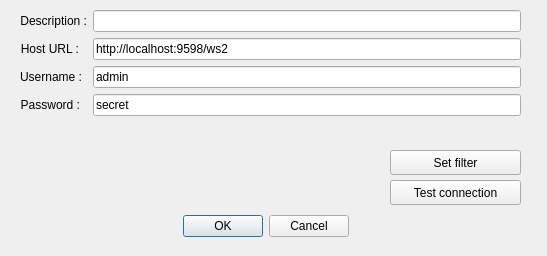
<?xml version="1.0" encoding="UTF-8"?>
<ui version="4.0">
 <class>Dialog</class>
 <widget class="QDialog" name="Dialog">
  <property name="geometry">
   <rect>
    <x>0</x>
    <y>0</y>
    <width>547</width>
    <height>256</height>
   </rect>
  </property>
  <property name="baseSize">
   <size>
    <width>0</width>
    <height>0</height>
   </size>
  </property>
  <property name="windowTitle">
   <string>Dialog</string>
  </property>
  <widget class="QDialogButtonBox" name="buttonBox">
   <property name="geometry">
    <rect>
     <x>10</x>
     <y>210</y>
     <width>511</width>
     <height>32</height>
    </rect>
   </property>
   <property name="orientation">
    <enum>Qt::Horizontal</enum>
   </property>
   <property name="standardButtons">
    <set>QDialogButtonBox::Cancel|QDialogButtonBox::Ok</set>
   </property>
   <property name="centerButtons">
    <bool>true</bool>
   </property>
  </widget>
  <widget class="QWidget" name="formLayoutWidget">
   <property name="geometry">
    <rect>
     <x>20</x>
     <y>10</y>
     <width>501</width>
     <height>131</height>
    </rect>
   </property>
   <layout class="QFormLayout" name="formLayout">
    <item row="0" column="0">
     <widget class="QLabel" name="label">
      <property name="text">
       <string>Description :</string>
      </property>
      <property name="alignment">
       <set>Qt::AlignRight|Qt::AlignTrailing|Qt::AlignVCenter</set>
      </property>
     </widget>
    </item>
    <item row="0" column="1">
     <widget class="QLineEdit" name="lineEdit"/>
    </item>
    <item row="1" column="0">
     <widget class="QLabel" name="label_2">
      <property name="text">
       <string>Host URL :</string>
      </property>
      <property name="alignment">
       <set>Qt::AlignRight|Qt::AlignTrailing|Qt::AlignVCenter</set>
      </property>
     </widget>
    </item>
    <item row="1" column="1">
     <widget class="QLineEdit" name="lineEdit_2">
      <property name="text">
       <string>http://localhost:9598/ws2</string>
      </property>
     </widget>
    </item>
    <item row="2" column="0">
     <widget class="QLabel" name="label_3">
      <property name="text">
       <string>Username :</string>
      </property>
      <property name="alignment">
       <set>Qt::AlignRight|Qt::AlignTrailing|Qt::AlignVCenter</set>
      </property>
     </widget>
    </item>
    <item row="2" column="1">
     <widget class="QLineEdit" name="lineEdit_3">
      <property name="text">
       <string>admin</string>
      </property>
     </widget>
    </item>
    <item row="3" column="0">
     <widget class="QLabel" name="label_4">
      <property name="text">
       <string>Password :</string>
      </property>
      <property name="alignment">
       <set>Qt::AlignRight|Qt::AlignTrailing|Qt::AlignVCenter</set>
      </property>
     </widget>
    </item>
    <item row="3" column="1">
     <widget class="QLineEdit" name="lineEdit_4">
      <property name="text">
       <string>secret</string>
      </property>
     </widget>
    </item>
   </layout>
  </widget>
  <widget class="QPushButton" name="pushButton">
   <property name="geometry">
    <rect>
     <x>390</x>
     <y>150</y>
     <width>131</width>
     <height>25</height>
    </rect>
   </property>
   <property name="minimumSize">
    <size>
     <width>0</width>
     <height>0</height>
    </size>
   </property>
   <property name="baseSize">
    <size>
     <width>0</width>
     <height>0</height>
    </size>
   </property>
   <property name="text">
    <string>Set filter</string>
   </property>
  </widget>
  <widget class="QPushButton" name="pushButton_2">
   <property name="geometry">
    <rect>
     <x>390</x>
     <y>180</y>
     <width>131</width>
     <height>25</height>
    </rect>
   </property>
   <property name="text">
    <string>Test connection</string>
   </property>
  </widget>
 </widget>
 <resources/>
 <connections>
  <connection>
   <sender>buttonBox</sender>
   <signal>accepted()</signal>
   <receiver>Dialog</receiver>
   <slot>accept()</slot>
   <hints>
    <hint type="sourcelabel">
     <x>248</x>
     <y>254</y>
    </hint>
    <hint type="destinationlabel">
     <x>157</x>
     <y>274</y>
    </hint>
   </hints>
  </connection>
  <connection>
   <sender>buttonBox</sender>
   <signal>rejected()</signal>
   <receiver>Dialog</receiver>
   <slot>reject()</slot>
   <hints>
    <hint type="sourcelabel">
     <x>316</x>
     <y>260</y>
    </hint>
    <hint type="destinationlabel">
     <x>286</x>
     <y>274</y>
    </hint>
   </hints>
  </connection>
 </connections>
</ui>
